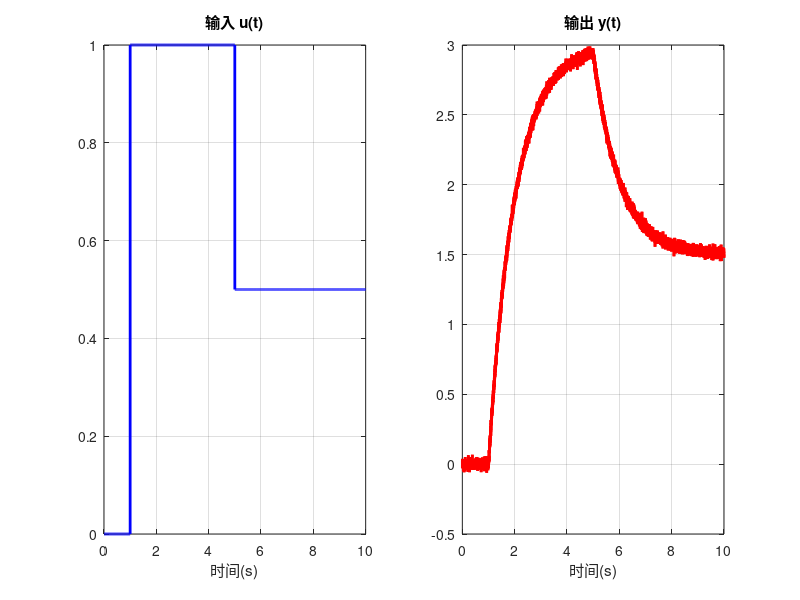

This chart was generated by the following MATLAB code:
%% 运行这一整段代码就能生成 test_signal.mat
clear; clc;

% 生成数据
t = (0:0.001:10)';
u = zeros(size(t));
u(t >= 1.0) = 1.0;
u(t >= 5.0) = 0.5;

sys = tf(3, [1, 1]);
y_clean = lsim(sys, u, t);
y = y_clean + 0.02 * randn(size(y_clean));

% 保存文件
save('test_signal.mat', 't', 'u', 'y');

% 预览数据
figure('Name', '测试数据预览', 'Position', [100,100,800,300]);
subplot(1,2,1); plot(t,u,'b-','LineWidth',2); grid on; title('输入 u(t)'); xlabel('时间(s)');
subplot(1,2,2); plot(t,y,'r-','LineWidth',2); grid on; title('输出 y(t)'); xlabel('时间(s)');
